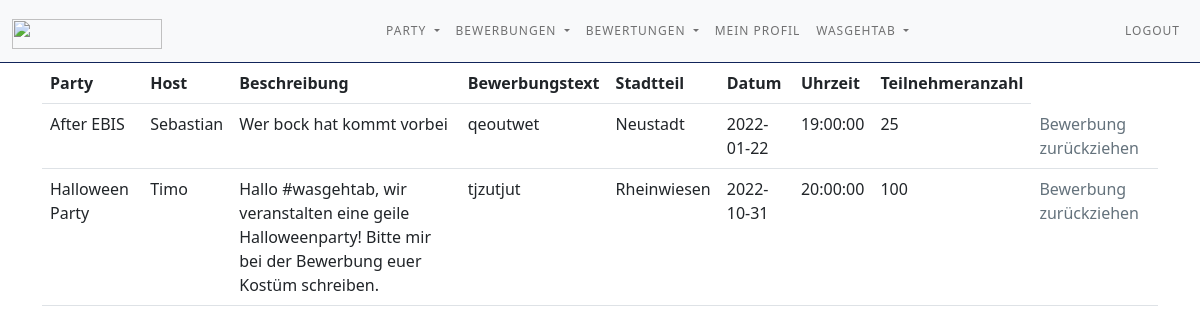
The page /applications.php (signed in) on the database its author committed.
### tables this page shows
CREATE TABLE `application` (
  `id` int(11) NOT NULL AUTO_INCREMENT,
  `status` varchar(100) DEFAULT NULL,
  `text` varchar(1000) DEFAULT NULL,
  `user_id` int(11) DEFAULT NULL,
  `party_id` int(11) DEFAULT NULL,
  PRIMARY KEY (`id`),
  KEY `user_id` (`user_id`),
  KEY `party_id` (`party_id`),
  CONSTRAINT `application_ibfk_10` FOREIGN KEY (`user_id`) REFERENCES `users` (`id`) ON DELETE SET NULL ON UPDATE SET NULL,
  CONSTRAINT `application_ibfk_11` FOREIGN KEY (`party_id`) REFERENCES `party` (`id`) ON DELETE SET NULL ON UPDATE SET NULL
);

CREATE TABLE `party` (
  `id` int(11) NOT NULL AUTO_INCREMENT,
  `district` varchar(100) DEFAULT NULL,
  `date` date DEFAULT NULL,
  `time` time DEFAULT NULL,
  `name` text DEFAULT NULL,
  `description` text DEFAULT NULL,
  `participants` int(11) DEFAULT NULL,
  `user_id` int(11) DEFAULT NULL,
  `photo` blob DEFAULT NULL,
  PRIMARY KEY (`id`),
  KEY `user_id` (`user_id`),
  CONSTRAINT `party_ibfk_3` FOREIGN KEY (`user_id`) REFERENCES `users` (`id`) ON DELETE SET NULL ON UPDATE SET NULL
);

CREATE TABLE `users` (
  `id` int(11) NOT NULL AUTO_INCREMENT,
  `firstname` varchar(200) DEFAULT NULL,
  `lastname` varchar(200) DEFAULT NULL,
  `sex` char(1) DEFAULT NULL,
  `age` int(11) DEFAULT NULL,
  `email` varchar(100) DEFAULT NULL,
  `password` varchar(100) DEFAULT NULL,
  `drinks` char(1) DEFAULT NULL,
  `photo` blob DEFAULT NULL,
  PRIMARY KEY (`id`)
);

### applications.php (the view, shortened to what this page needs)
<!doctype html>
<html lang="en">
  <head>
    <link rel="stylesheet" href="navbar.css">
  </head>
  <body>
  <?php
    include "navbar.php"
?>
    <div class="container-fluid">
          <div class="col">
              <?php
              $user_id =  $_SESSION["id"];
                require_once "config.php";
                $sql = "
                SELECT *
                FROM party, users, application
                WHERE party.user_id = users.id
                AND application.party_id = party.id
                AND application.user_id = '$user_id'
                AND application.status = 'ausstehend'
                ";
                $result = $link->query($sql);
                if ($result-> num_rows > 0) {
                echo "<div class='container'>";
                    echo "<div class='row-fluid'>";
                        echo "<div class='col-xs-6'>";
                        echo "<div class='table-responsive'>";
                            echo "<table class='table table-hover table-inverse'>";
                            echo "<tr>";
                            echo "<th>Party</th>";
                            echo "<th>Host</th>";
                            echo "<th>Beschreibung</th>";
                            echo "<th>Bewerbungstext</th>";
                            echo "<th>Stadtteil</th>";
                            echo "<th>Datum</th>";
                            echo "<th>Uhrzeit</th>";
                            echo "<th>Teilnehmeranzahl</th>";
                            echo "</tr>";
                                while($row = $result->fetch_assoc()) {
                                    echo "<tr>";
                                    echo "<td>" . $row["name"] . "</td>";
                                    echo "<td>" . $row["firstname"] . "</td>";
                                    echo "<td>" . $row["description"] . "</td>";
                                    echo "<td>" . $row["text"] . "</td>";
                                    echo "<td>" . $row["district"] . "</td>";
                                    echo "<td>" . $row["date"] . "</td>";
                                    echo "<td>" . $row["time"] . "</td>";
                                    echo "<td>" . $row["participants"] . "</td>";
                                    echo "<td><a href='delete_application.php?id=" . $row["id"] . "'>Bewerbung zurückziehen</a></td>";
                                    echo "</tr>";
                                }
                            echo "</table>";
                        echo "</div>";
                        echo "</div>";
                    echo "</div>";
                echo "</div>";
                } else {
                 include "no_applications.html";
                }
                ?>
        </div>
        </div>
  </body>
</html>

### navbar.php (shortened to what this page needs)
<nav class="navbar sticky-top navbar-expand-lg navbar-light bg-light">
  <div class="container-fluid">
    <a class="navbar-brand" img  href="mainpage.php"><img src="images/Wasgehticon.png" width = 150px height= 30px></a>
    <div class="collapse navbar-collapse" id="navbarNav">
      <ul class="navbar-nav ms-auto">
        <li class="nav-item dropdown">
        <a class="nav-link dropdown-toggle" href="#" id="navbarDropdownMenuLink" role="button" data-bs-toggle="dropdown" aria-expanded="false">
          Party
                </a>
              </li>
        <li class="nav-item dropdown">
        <a class="nav-link dropdown-toggle" href="#" id="navbarDropdownMenuLink" role="button" data-bs-toggle="dropdown" aria-expanded="false">
                  Bewerbungen
                </a>
              </li>
              <li class="nav-item dropdown">
        <a class="nav-link dropdown-toggle" href="#" id="navbarDropdownMenuLink" role="button" data-bs-toggle="dropdown" aria-expanded="false">
                  Bewertungen
                </a>
              </li>
        <li class="nav-item">
                  <a class="nav-link" href="profile.php">Mein Profil</a>
        </li>
        <li class="nav-item dropdown">
        <a class="nav-link dropdown-toggle" href="#" id="navbarDropdownMenuLink" role="button" data-bs-toggle="dropdown" aria-expanded="false">
                  Wasgehtab
                </a>
              </li>
      </ul>
      <ul class="navbar-nav ms-auto">
      <li class="nav-item">
      <?php
          if(isset($_SESSION["loggedin"])){
            echo "<a class='nav-link' aria-current='page' href='logout.php'>Logout</a>";
          } else {
            echo "<a class='nav-link' aria-current='page' href='login.php'>Login</a>";
         }
             ?>
        </li>
      </ul>
    </div>
  </div>
</nav>

### rows shown on the page
application: party.name "After EBIS", users.firstname "Sebastian", party.description "Wer bock hat kommt vorbei", text "qeoutwet", party.district "Neustadt", party.date "2022-01-22", party.time "19:00:00", party.participants "25"
application: party.name "Halloween Party", users.firstname "Timo", party.description "Hallo #wasgehtab, wir veranstalten eine geile Halloweenparty! Bitte mir bei der Bewerbung euer Kostüm schreiben.", text "tjzutjut", party.district "Rheinwiesen", party.date "2022-10-31", party.time "20:00:00", party.participants "100"
